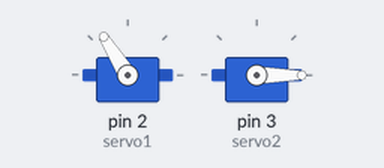
A sketch run on a simulated Arduino Uno, built with avr-gcc and run on an emulated ATmega328P. Parts: 2 × servo. What the sketch prints to the serial monitor is not drawn.

Above: at 0.05 s.
Timing chart, 0 to 3.0 s (numbered marks = the images above):
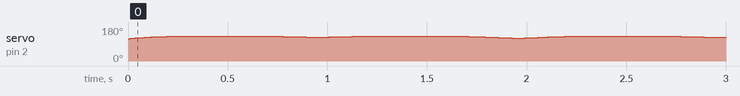

The sketch:

drawbotIK.ino
```cpp
// code derived from http://www.instructables.com/id/Robotic-Arm-with-Servo-Motors/?ALLSTEPS
// code derived from http://www.instructables.com/id/Intro-and-what-youll-need/?ALLSTEPS
// derived from http://arduino.cc/en/Tutorial/Graph
//l1 67.5 mm
//l2 65.8mm

#include <Servo.h>
Servo servo1;
Servo servo2;

double theta1_neg = 0;      // joint limits of robotic arm using right hand rule for sign
double theta1_pos = 130;  // in servo degrees (between 0 to 180 for the sg90 servo)
double theta2_neg = 0;
double theta2_pos = 150;

double highY = 80; // line drawing targets in mm
double lowY = 20;
double staticX = 20;

boolean elbowup = true; // true=elbow up, false=elbow down

double computedX = 0.0; //results of forward kinematics
double computedY = 0.0;
double c2 = 0.0; // is btwn -1 and 1
double s2 = 0.0;

double theta1 = 0.0;  // target angles as determined through IK
double theta2 = 0.0;
double l1 = 67.5; //length of links in mm
double l2 = 65.8;
double y = 0.0;

double map1 = 0.0; //if need to scale IK output to servo.write() values
double map2 = 0.0;

void setup()
{
    Serial.begin(9600);
    servo1.attach(2,500,2400);
    servo2.attach(3,500,2400);
}

void input()    // this is the subroutine that waits for the user to hit enter //not used
  {
  int incomingByte = 0;	// for incoming serial data
  Serial.println("Hit return for next motion");
  while (incomingByte != 13)  // 13 is the ASCII code for "enter"
    {
	if (Serial.available() > 0)
         {
		// read the incoming byte:
		incomingByte = Serial.read();

		// say what you got:
		Serial.print("I received: ");
		Serial.println(incomingByte, DEC);
                //-servo1.write(incomingByte);
	 }
     }
  }

void loop()
{
//  move_to_start();
  line_y();
//  Serial.print("theta1 "); Serial.print(theta1);
//  Serial.print(" map1 "); Serial.print(map1 );
//  Serial.print(" theta2 "); Serial.print(theta2);
//  Serial.print(" map2 "); Serial.print(map2);
//  Serial.println();
}
void move_to_start() {
    get_angles(0, 0);
    drive_joints();
    delay(500);
//    get_angles(0,50);
//    drive_joints();
//    delay(500);
}

// Given theta1, theta2 solve for target(Px, Py) (forward kinematics)
void get_xy() {
  computedX = l1*cos(radians(theta1)) + l2*cos(radians(theta1+theta2));
  computedY = l1*sin(radians(theta1)) + l2*sin(radians(theta1+theta2));
}

// Given target(Px, Py) solve for theta1, theta2 (inverse kinematics)
void get_angles(double Px, double Py) {
  // first find theta2 where c2 = cos(theta2) and s2 = sin(theta2)
  c2 = (pow(Px,2) + pow(Py,2) - pow(l1,2) - pow(l2,2))/(2*l1*l2); // is btwn -1 and 1
  //Serial.print("c2 "); Serial.print(c2);

  if (elbowup == false) {
    s2 = sqrt(1 - pow(c2,2));  // sqrt can be + or -, and each corresponds to a different orientation
  }
  else if (elbowup == true) {
    s2 = -sqrt(1 - pow(c2,2));
  }
  theta2 = degrees(atan2(s2,c2));  // solves for the angle in degrees and places in correct quadrant
  //theta2 = map(theta2, 0,180,180,0); // the servo is flipped. 0 deg is on the left physically
  // now find theta1 where c1 = cos(theta1) and s1 = sin(theta1)
  theta1 = degrees(atan2(-l2*s2*Px + (l1 +  l2*c2)*Py, (l1 + l2*c2)*Px + l2*s2*Py));
  theta1 = theta1;
  //Serial.println();
}

void drive_joints() { //just servo.write() in my case
  //constrained1 = constrain(theta1,theta1_pos,theta1_neg);
  //constrained2 = constrain(theta2,theta2_pos,theta2_neg);

  //map1 = map(theta1, -180,180, 0,130);
  //map2 = map(theta2, -180,180, 3,150);

//  servo1.write(map1);
//  servo2.write(map2);
//
  servo1.write(theta1);
  servo2.write(theta2);

  //Serial.print("theta1,");
  Serial.print(theta1);
//  Serial.print("theta1 "); Serial.print(constrain(theta1,theta1_pos,theta1_neg));
  //Serial.print(",theta2,");
    Serial.print(" ");
  Serial.print(theta2);
  Serial.println();
  delay(10);
}


void line_y() {
  for(y = lowY; y < highY; y += 1) {  // draw straight line up
    get_angles(staticX,y);
//  Serial.print("x "); Serial.print(staticX);
//  Serial.print(" y "); Serial.print(y);
//  Serial.println();
    drive_joints();
  }
  for(y = highY; y > lowY; y -= 1) {  // draw straight line down
    get_angles(staticX,y);
//  Serial.print("x "); Serial.print(staticX);
//  Serial.print(" y "); Serial.print(y);
//  Serial.println();
    drive_joints();
  }
}
```
